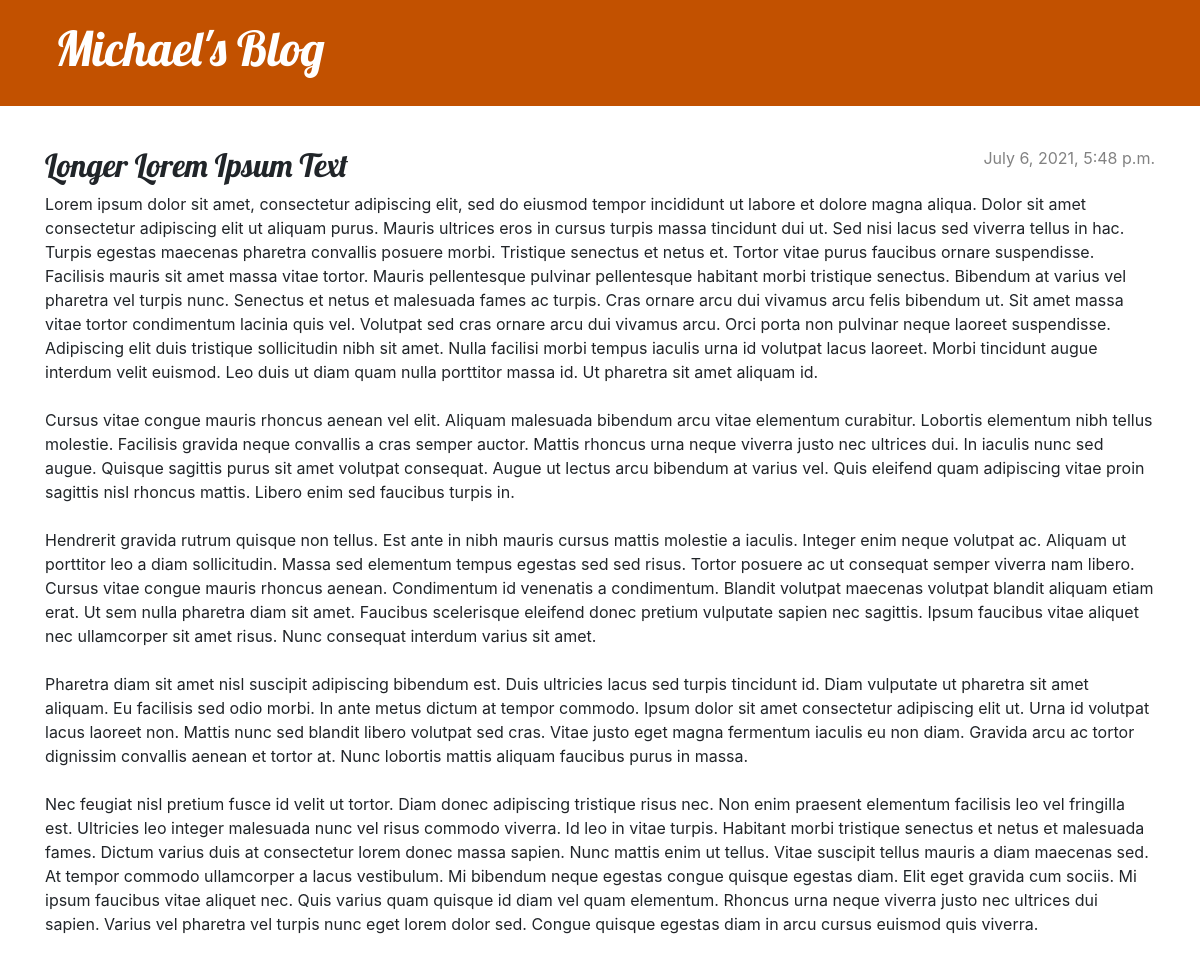
The app's page /post/4/ with its own data.
### blog/models.py (models this page shows, shortened)
class Post(models.Model):
    author = models.ForeignKey(settings.AUTH_USER_MODEL, on_delete=models.CASCADE)
    title = models.CharField(max_length=200)
    text = models.TextField()
    created_date = models.DateTimeField(default=timezone.now)
    published_date = models.DateTimeField(blank=True, null=True)

### blog/views.py (the view)
# urls.py: path('post/<int:pk>/', views.post_detail, name='post_detail'),
def post_detail(request, pk):
    post = get_object_or_404(Post, pk=pk)
    return render(request, 'blog/post_detail.html', {'post': post})

### blog/templates/blog/post_detail.html (shortened to what this page needs)
{% extends 'blog/base.html' %}
{% block content %}
    <article class="post">
        {% if post.published_date %}
            <time class="date">
                {{ post.published_date }}
            </time>
        {% endif %}
        <h2>{{ post.title }}</h2>
        <p>{{ post.text|linebreaksbr }}</p>
    </article>
{% endblock %}

### blog/static/css/blog.css (style rules this page uses)
h1, h2, h3, h4 { font-family: 'Lobster', cursive; }
.date { color: #828282; }
.post { margin-bottom: 70px; }
.post > .date, .post > .actions { float: right; }

### records on screen
Post: published_date "July 6, 2021, 5:48 p.m.", title "Longer Lorem Ipsum Text", text "Lorem ipsum dolor sit amet, consectetur adipiscing elit, sed do eiusmod tempor incididunt ut labore et dolore magna aliqua. Dolor sit amet consectetur adipiscing elit ut aliquam purus. Mauris ultrices eros in cursus turpis massa tincidunt dui ut. Sed nisi lacus sed viverra tellus in hac. Turpis egestas maecenas pharetra convallis posuere morbi. Tristique senectus et netus et. Tortor vitae purus faucibus ornare suspendisse. Facilisis mauris sit amet massa vitae tortor. Mauris pellentesque pulvinar pellentesque habitant morbi tristique senectus. Bibendum at varius vel pharetra vel turpis nunc. Senectus et netus et malesuada fames ac turpis. Cras ornare arcu dui vivamus arcu felis bibendum ut.…"
